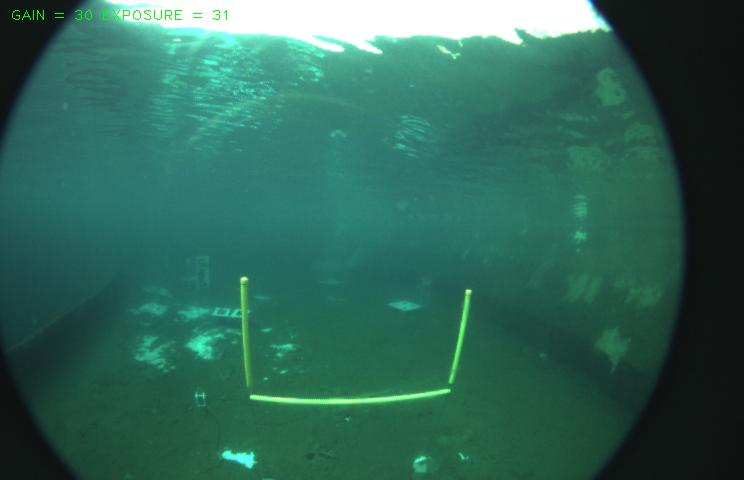
#> input picture tmp_files/fourth_run/front55.jpg, 744 x 480 px
$ jupyter execute --allow-errors gate-detection-testing.ipynb   (shell and % lines are left out)   (older library calls are emulated)
#> lines starting #> are read from the running program, lines starting #| are printed output that depends on the picture; after the words box and inside, x2 and y2 are one past the last pixel; in counts of white or black regions, pixels touching at a corner belong together
### REFERENCES:
  1. Creating more training data
    * (https://datascience.stackexchange.com/questions/5224/how-to-prepare-augment-images-for-neural-network)
  2. Preprocess, Feature Extract, Learn/Train, Classification (Pt. 3 - 6)
    * https://github.com/mesargent/freeway_guide_sign_detector/blob/master/contour_HOG_SVM_pipeline.ipynb

# Gate detection pipeline

  1. crop
  2. duplicate
    * reshape
    * blur?
    * transform (between -10 and 10 pixels) [1]
    * rotate [1]
    * flipping [1]
  3. preprocess [2]
    * filter out blue
      * max 255 - 50 for red and yellow
      * filter out blue - leave some no more than 100 test
    * apply threshold
    * find contours
    * calculate/find gate/bars (the more the better)
  4. feature extraction [2]
    * get features from HOG
  5. learn [2]
    * train SVM with HOG features
  6. classification [2]
    * feed boxed images to trained SVM
    * use non gate images to test classifier

[cell 1]
import cv2
import numpy as np
import pandas as pd
from sklearn.model_selection import train_test_split
from sklearn.svm import SVC
from sklearn.metrics import classification_report, confusion_matrix
import os
from matplotlib import pyplot as plt

### 1. Crop images

[cell 2]
## work-in-prograss

### 2. Duplicate

[cell 3]
# transform, etc..

### 3. Preprocess

*useful functions*

[cell 4]
def resize(img, scale): # resize image to scale value param
    return cv2.resize(img, (int(img.shape[1] * scale), int(img.shape[0] * scale) ) )


# [6 lines left out: function scaled, not called in this run]


def preprocess(image, lower_upper_list): # 2nd param now takes a list to handle python3
    lower = np.array(lower_upper_list[0], dtype="uint8")
    upper = np.array(lower_upper_list[1], dtype="uint8")

    mask = cv2.inRange(image, lower, upper)
    output = cv2.bitwise_and(image, image, mask = mask)

    return output, mask

*sample images path*

[cell 5]
img2_path = "../tmp_files/third_run/front09.jpg" # had to get a little creative to find this
img1_path = "../tmp_files/fourth_run/front55.jpg" # gate detection was easier - all 3 bars

*import images*

[cell 6]
img1 = cv2.imread(img1_path)
#> img1 is the input picture: shape (480, 744, 3); mean B, G, R 89, 103.9, 48.6
img2 = cv2.imread(img2_path)
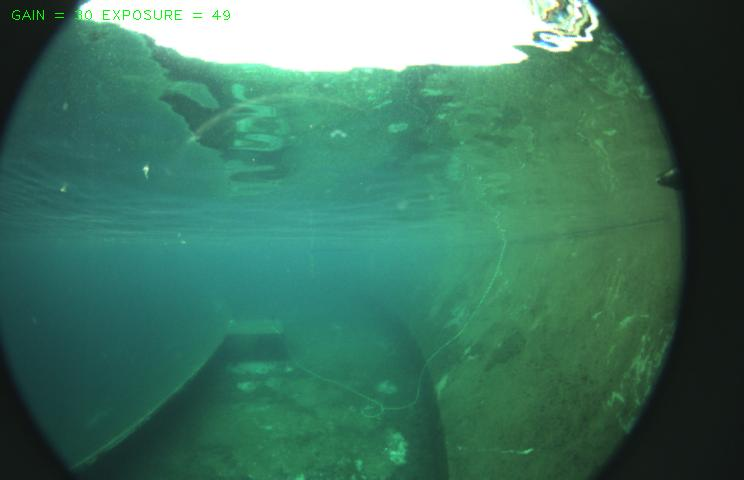
#> input picture img-to-video/fourth_run/front09.jpg, 744 x 480 px, found by its file name
#> img2 is the input picture: shape (480, 744, 3); mean B, G, R 97, 117.2, 63.6

###  *filter out blues*

[cell 7]
# [10 lines of commented-out code are left out]

lower_blue = np.array([50, 0, 80])
upper_blue = np.array([140, 255, 255])

pimage1, mask = preprocess(img1, [ lower_blue, upper_blue ])
#> in preprocess, `lower = np.array(lower_upper_list[0], dtype="uint8")`: lower = [50, 0, 80]
#> in preprocess, `upper = np.array(lower_upper_list[1], dtype="uint8")`: upper = [140, 255, 255]
#> in preprocess, `mask = cv2.inRange(image, lower, upper)`:
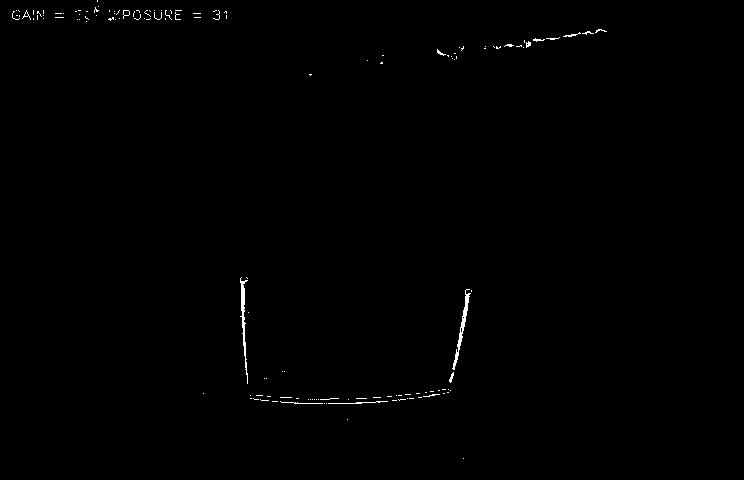
#> mask: shape (480, 744); 0.4% white in thin lines or dots, all inside (x1, y1, x2, y2) = (12, 0, 607, 459)
plt.figure(figsize=(10, 6) )
plt.imshow(cv2.cvtColor(pimage1, cv2.COLOR_BGR2RGB) )
plt.show()
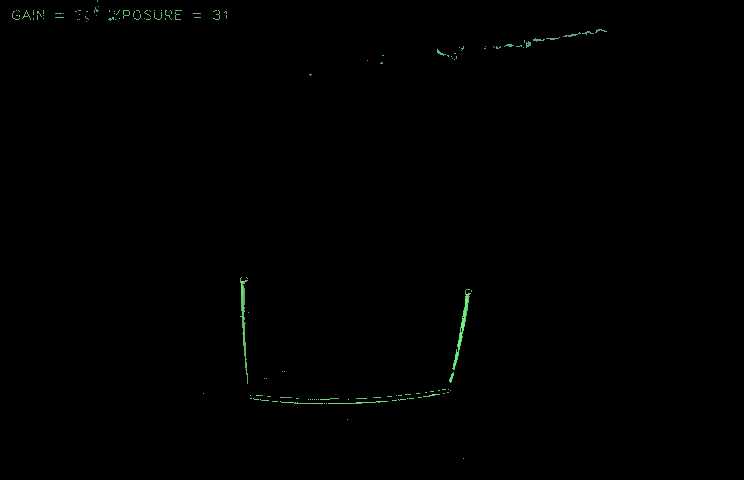
#> shown: shape (480, 744, 3); mean R, G, B 0.4, 0.8, 0.5

pimage2, mask = preprocess(img2, [ lower_blue, upper_blue ])
#> in preprocess (call 2), `mask = cv2.inRange(image, lower, upper)`:
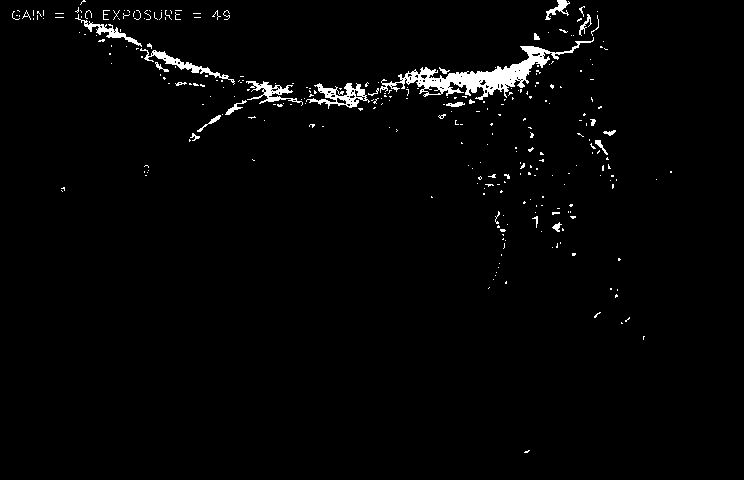
#> mask: shape (480, 744); 2% white; 292 white regions (264 under 20 px)
#> in preprocess (call 2), `output = cv2.bitwise_and(image, image, mask = mask)`:
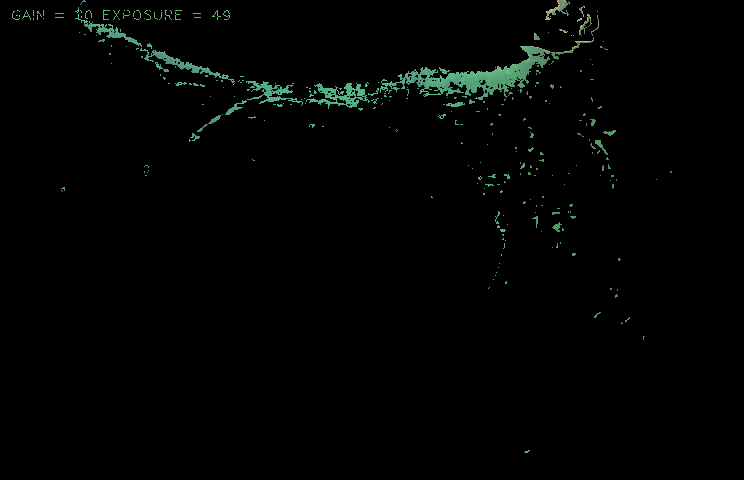
#> output: shape (480, 744, 3); mean B, G, R 2.4, 3.2, 1.8
plt.figure(figsize=(10, 6) )
plt.imshow(cv2.cvtColor(pimage2, cv2.COLOR_BGR2RGB) )
plt.show()

*to grayscale*

[cell 8]
img1_gray = cv2.cvtColor(pimage1, cv2.COLOR_BGR2GRAY)
plt.figure(figsize=(10, 6) )
plt.imshow(img1_gray, cmap='gray')
plt.show()

img2_gray = cv2.cvtColor(pimage2, cv2.COLOR_BGR2GRAY)
plt.figure(figsize=(10, 6) )
plt.imshow(img2_gray, cmap='gray')
plt.show()

### *apply threshold*

[cell 9]
#ret1, img1_thresh = cv2.threshold(img1_gray, 127, 255, 0 )
ret1, img1_thresh = cv2.threshold(img1_gray, 127, 255, cv2.THRESH_TOZERO )

#ret2, img2_thresh = cv2.threshold(img2_gray, 127, 255, 0 )
ret2, img2_thresh = cv2.threshold(img2_gray, 127, 255, cv2.THRESH_TOZERO )
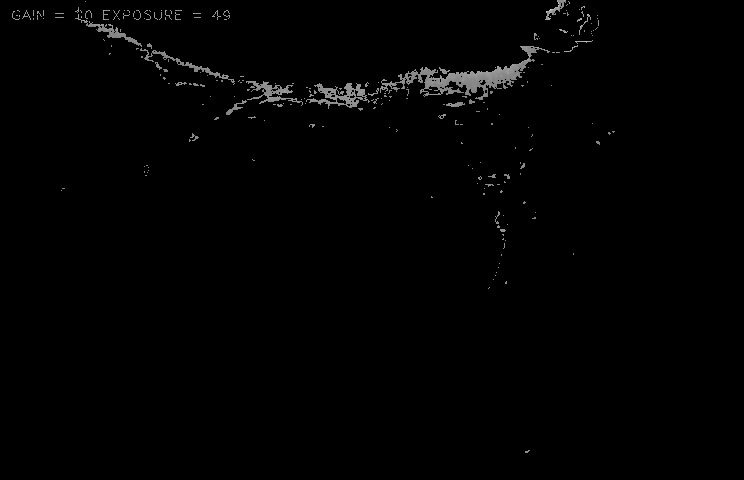
#> img2_thresh: shape (480, 744); min 0, max 209, mean 2.1

### *find contours*

[cell 10]
# approx_simple stores less points.. saving memory/space
img1_c, img1_contours, img1_heirarchy = cv2.findContours(img1_thresh, cv2.RETR_TREE, cv2.CHAIN_APPROX_SIMPLE)
#> img1_contours = 144 contours, 140 with area under 20; largest, box (x1, y1, x2, y2) and area: (452, 292, 471, 370) 186, (240, 277, 248, 384) 156, (123, 10, 130, 19) 28, (123, 10, 130, 16) 28; img1_heirarchy = 144 rows, first 6: [1, -1, -1, -1], [2, 0, -1, -1], [3, 1, -1, -1], [4, 2, -1, -1], [5, 3, -1, -1], [6, 4, -1, -1]
img2_c, img2_contours, img2_heirarchy = cv2.findContours(img2_thresh, cv2.RETR_TREE, cv2.CHAIN_APPROX_SIMPLE)
#> img2_contours = 310 contours, 298 with area under 20; largest, box (x1, y1, x2, y2) and area: (380, 46, 550, 100) 1886, (306, 83, 370, 109) 602, (246, 81, 303, 106) 336, (140, 48, 235, 85) 228, (75, 14, 142, 47) 227; img2_heirarchy = 310 rows, first 6: [1, -1, -1, -1], [2, 0, -1, -1], [3, 1, -1, -1], [4, 2, -1, -1], [5, 3, -1, -1], [6, 4, -1, -1]

# approx_none stores ALL POINTS! costly
#img1_c, img1_contours, img1_heirarchy = cv2.findContours(img1_thresh, cv2.RETR_TREE, cv2.CHAIN_APPROX_NONE)
#img2_c, img2_contours, img2_heirarchy = cv2.findContours(img2_thresh, cv2.RETR_TREE, cv2.CHAIN_APPROX_NONE)

*filter contours*

[cell 11]
print("Number of countours for IMG1:\t\t", len(img1_contours) )
#| Number of countours for IMG1:		 144
print("Number of countours for IMG2:\t\t", len(img2_contours) )
#| Number of countours for IMG2:		 310

def contours_filter(img_contours):
    new_contour_list = []
    for cont in img_contours:
        #if len(cont) > 20 and len(cont) < 200:
        if len(cont) > 20:
            new_contour_list.append(cont)
#> this loop made 144 passes
#> cont on passes 1, 2, 3, 4, 7, 8, 10, 11, 12, 13, 14, 15: [[463, 458]], [[347, 419]], [[326, 403]], [[324, 403]], [[272, 401], [277, 401]], [[392, 400], [396, 400]], [[348, 399]], [[318, 399]], [[316, 399]], [[314, 399]], [[312, 399]], [[310, 399]]
#> after the loop, new_contour_list = 3 contours, 1 with area under 20; largest, box (x1, y1, x2, y2) and area: (452, 292, 471, 370) 186, (240, 277, 248, 384) 156
    return np.array(new_contour_list)

#> (the rest of this cell did not finish here and is left out)

[cell 12]
# [15 lines left out: function convex_defect_fix, not called in this run]

img2_copy = img2.copy()

#> (the rest of this cell did not finish here and is left out)

[cell 13]
# [5 lines left out: function apply_convex, not called in this run]

#> (a cell that did not finish here is left out)

#> (a cell that did not finish here is left out)

[cell 16]
# [25 lines left out: functions max_points, calc_centroids, not called in this run]

[cell 17]
# [15 lines left out: function calc_centroids, not called in this run]

[cell 18]
img1_copy = img1.copy()
img2_copy = img2.copy()

shape = img1_copy.shape
#> shape = (480, 744, 3)
w_mid = int(shape[0]/2)
#> w_mid = 240
h_mid = int(shape[1]/2)
#> h_mid = 372
print(img1_copy.shape) # w, h, ch
#| (480, 744, 3)
print(w_mid, h_mid)
#| 240 372

#> (the rest of this cell did not finish here and is left out)

#> (a cell that did not finish here is left out)

*draw contours*

[cell 20]
threshold_color = [0, 0, 255] # red

img1_copy = img1.copy()

#cv2.drawContours(img1_copy, img1_contours, -1, threshold_color, -1)
#> (the rest of this cell did not finish here and is left out)

### *useful bounding box functions*

[cell 21]
# [6 lines left out: function create_all_boxes, not called in this run]

def filter_boxes(img_rectangle_list, filter_size=0):
    filtered_boxes = []
    for rectangle in img_rectangle_list:
        if(rectangle[2] * rectangle[3] > filter_size):
            filtered_boxes.append(rectangle)
    return filtered_boxes

# [9 lines left out: function draw_rectangles, not called in this run]

### *calculate/find gate/bars (the more the better)*

[cell 22]
cpy1 = img1.copy()
rgb1 = rgb1 = cv2.cvtColor(cpy1, cv2.COLOR_BGR2RGB)

cpy2 = img2.copy()
rgb2 = rgb2 = cv2.cvtColor(cpy2, cv2.COLOR_BGR2RGB)

[cell 23]
box_filter_size = 400

[cell 24]
''' ------------- img-1 ------------- '''
img1_all_boxes = [cv2.boundingRect(c) for c in img1_contours]
#> img1_all_boxes = 144 items, first 6: (463, 458, 1, 1), (347, 419, 1, 1), (326, 403, 1, 1), (324, 403, 1, 1), (328, 401, 60, 3), (280, 401, 43, 3)
#img1_all_boxes = create_all_boxes(img1_contours) # doesn't work... idk why
#print("Image 1 number of boxes:", len(img1_all_boxes) )

img1_filter_boxes = filter_boxes(img1_all_boxes, box_filter_size)
#> the loop in filter_boxes, `for rectangle in img_rectangle_list:` made 144 passes
#> rectangle on passes 1 to 12: (463, 458, 1, 1), (347, 419, 1, 1), (326, 403, 1, 1), (324, 403, 1, 1), (328, 401, 60, 3), (280, 401, 43, 3), (272, 401, 6, 1), (392, 400, 5, 1), (398, 399, 8, 2), (348, 399, 1, 1), (318, 399, 1, 1), (316, 399, 1, 1)
#> after the loop in filter_boxes, `for rectangle in img_rectangle_list:`: filtered_boxes = [(452, 292, 19, 78), (240, 277, 8, 107)]
#> img1_filter_boxes = [(452, 292, 19, 78), (240, 277, 8, 107)]
#print("Image 1 number of filtered boxes over size", box_filter_size, ":", len(img1_filter_boxes) )

print("(x-coord, y-coord, width, height) = ", img1_filter_boxes[0])
#| (x-coord, y-coord, width, height) =  (452, 292, 19, 78)


''' ------------- img-2 ------------- '''
img2_all_boxes = [cv2.boundingRect(c) for c in img2_contours]
#> img2_all_boxes = 310 items, first 6: (525, 450, 5, 3), (488, 287, 2, 2), (505, 281, 2, 3), (493, 279, 1, 1), (495, 275, 1, 1), (496, 272, 1, 1)
#img2_all_boxes = create_all_boxes(img2_contours) # doesn't work... idk why
#print("Image 2 number of boxes:", len(img2_all_boxes) )

img2_filter_boxes = filter_boxes(img2_all_boxes, box_filter_size)
#> the loop in filter_boxes (call 2), `for rectangle in img_rectangle_list:` made 310 passes
#> img2_filter_boxes = [(306, 83, 64, 26), (246, 81, 57, 25), (140, 48, 95, 37), (380, 46, 170, 54), (75, 14, 67, 33), (545, 0, 21, 20)]
#print("Image 2 number of filtered boxes over size", box_filter_size, ":", len(img2_filter_boxes) )
